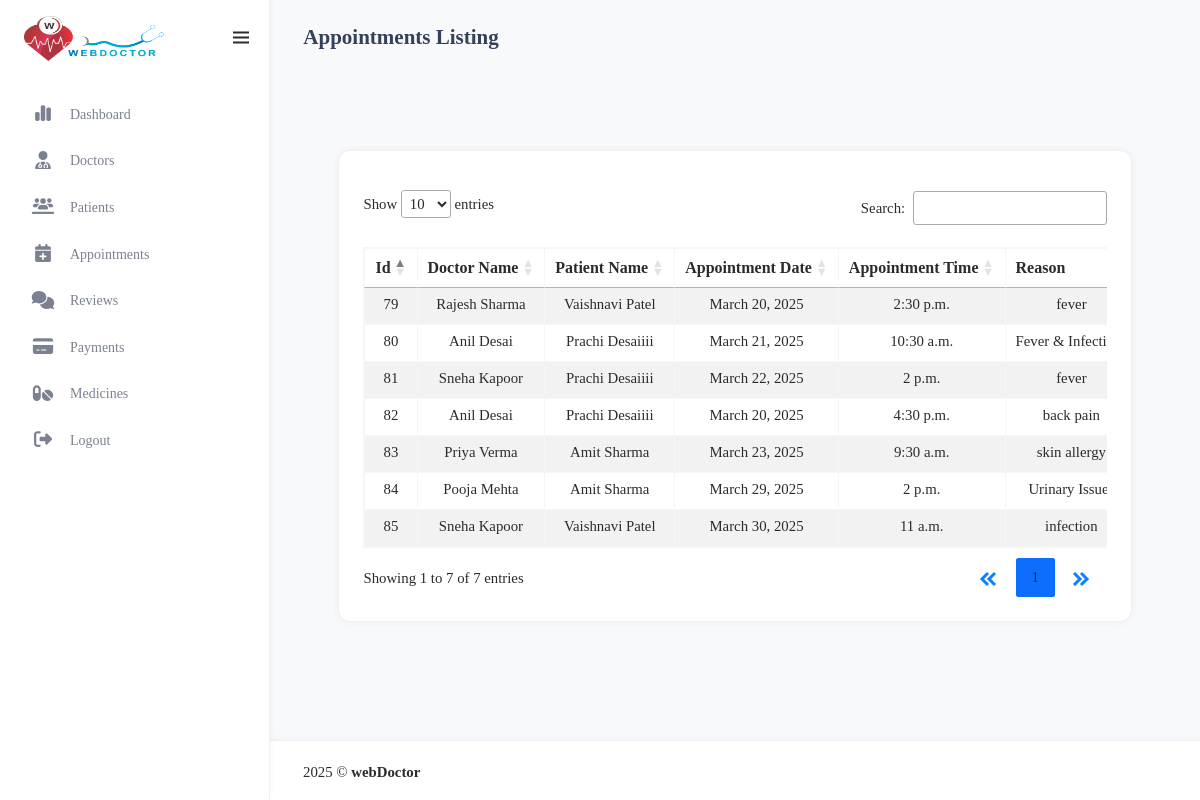
Page /admin_manage_appointments/ on the committed database.
### myapp/models.py (models this page shows, shortened)
class appointment(models.Model):
     STATUS_CHOICE=[('Pending', 'Pending'), ('Confirm', 'Confirm'), ('Cancelled', 'Cancelled')]
     doctor_id=models.ForeignKey(doctorRegister,on_delete=models.CASCADE)
     patient_id=models.ForeignKey(patientRegister,on_delete=models.CASCADE)
     appointment_date = models.DateField()
     appointment_time = models.TimeField()
     reason = models.TextField(null=True)
     symptoms = models.CharField(max_length=255, blank=True, null=True)
     status = models.CharField(max_length=20, choices=STATUS_CHOICE, default='Pending')
     reason = models.TextField(null=True)
     symptoms = models.CharField(max_length=255, blank=True, null=True)
     booking_date = models.DateField(default=now)
     meeting_link = models.URLField(blank=True, null=True)

class doctorRegister(models.Model):
    GENDER_CHOICES = [
        ('M', 'Male'),
        ('F', 'Female'),
        ('O', 'Other'),
    ]
    name = models.CharField(max_length=100)
    email = models.EmailField(unique=True)
    phno = models.BigIntegerField(unique=True)
    password = models.CharField(max_length=100)
    profile_img = models.ImageField(upload_to='profile_pics/', null=True, blank=True)
    qualification = models.CharField(max_length=100,blank=True, null=True)
    specialization = models.CharField(max_length=100,blank=True, null=True)
    experience = models.IntegerField(blank=True, null=True)
    address = models.TextField(blank=True, null=True)
    city = models.CharField(max_length=50,blank=True, null=True)
    state = models.CharField(max_length=50,blank=True, null=True)
    clinic_name = models.CharField(max_length=255)
    clinic_address = models.TextField()
    gender = models.CharField(max_length=5, choices=GENDER_CHOICES)
    mci_no = models.CharField(max_length=10,blank=True, null=True)
    fee = models.BigIntegerField(null=True)
    about_me=models.TextField(null=True)
    is_approved = models.BooleanField(default=False)
    is_rejected = models.BooleanField(default=False)
    is_available = models.BooleanField(default=False)  # Doctor is available for emergency

class patientRegister(models.Model):
      BLOOD_GROUP_CHOICES = [
        ('A+', 'A+'), ('A-', 'A-'), ('B+', 'B+'), ('B-', 'B-'),
        ('O+', 'O+'), ('O-', 'O-'), ('AB+', 'AB+'), ('AB-', 'AB-')
      ]
      name = models.CharField(max_length=100)
      email = models.EmailField(unique=True)
      phno = models.BigIntegerField(unique=True)
      password = models.CharField(max_length=255)
      profile_img = models.ImageField(upload_to='profile_pics/', null=True, blank=True)
      dob=models.DateField(null=True)
      age = models.PositiveIntegerField(null=True)  # Age field
      weight = models.DecimalField(null=True,max_digits=5,decimal_places=2)#Weight field
      height = models.DecimalField(null=True,max_digits=5, decimal_places=2)
      address = models.TextField()  # Full address
      city = models.CharField(max_length=50)
      state = models.CharField(max_length=50)
      blood_group = models.CharField(max_length=3, choices=BLOOD_GROUP_CHOICES)  # Dropdown selection

### myapp/views.py (the view)
# urls.py: path('admin_manage_appointments/',views.admin_manage_appointments,name='admin_manage_appointments'),
def admin_manage_appointments(request):
    all_appointments=appointment.objects.all
    return render(request ,'admin_manage_appointments.html',{'all':all_appointments})

### myapp/templates/admin_manage_appointments.html (shortened to what this page needs)
{% load static %}
<html lang="en" style="transform: none" class="fontawesome-i2svg-active fontawesome-i2svg-complete">
<head>
    <link href="{%static 'assets/admin_libs/jsvectormap/css/jsvectormap.min.css'%}" rel="stylesheet" type="text/css" />
    <link href="{%static 'assets/admin_css/bootstrap.min.css' %}" id="bootstrap-style" rel="stylesheet" type="text/css" />
     <link href="{%static 'assets/admin_css/app.min.css' %}" id="app-style" rel="stylesheet" type="text/css" />
    <link href="{%static 'assets/admin_css/icons.min.css' %}" rel="stylesheet" type="text/css" />
    <link rel="stylesheet" href="https://cdnjs.cloudflare.com/ajax/libs/boxicons/2.1.4/css/boxicons.min.css" />
    <link rel="stylesheet" href="https://cdnjs.cloudflare.com/ajax/libs/jquery-confirm/3.3.2/jquery-confirm.min.css">
    <link rel="stylesheet" type="text/css" href="https://cdn.datatables.net/1.13.6/css/dataTables.bootstrap5.min.css"/>
    <link rel="stylesheet" type="text/css" href="https://cdn.datatables.net/responsive/2.5.0/css/responsive.bootstrap5.min.css"/>
<link rel="stylesheet" href="https://cdnjs.cloudflare.com/ajax/libs/font-awesome/6.4.0/css/all.min.css">
</head>
<body>
    <div id="layout-wrapper">
        <header id="page-topbar" class="isvertical-topbar">
            <div class="navbar-header">
                <div class="d-flex">
                    <div class="page-title-box align-self-center d-none d-md-block">
                        <h4 class="page-title mb-0 ">Appointments Listing</h4>
                    </div>
                </div>
            </div>
        </header>
        <div class="vertical-menu">
            <div class="navbar-brand-box mt-3">
                <a href="{% url 'admin_dashboard' %}" class="logo logo-dark">
                    <span class="logo-lg">
                        <img src="{%  static 'assets/admin_images/logo-dark.png' %}" alt="" height="45" width="140">
                    </span>
                </a>
            </div>
            <button type="button" class="btn btn-sm px-3 font-size-24 header-item waves-effect vertical-menu-btn">
                <i class="bx bx-menu align-middle"></i>
            </button>
            <div data-simplebar class="sidebar-menu-scroll">
                <div id="sidebar-menu">
                    <ul class="metismenu list-unstyled mt-3" id="side-menu">
                        <li>
                            <a href="{% url 'admin_dashboard' %}">
                                <i class="fa-solid fa-chart-simple icon nav-icon"></i>
                                <span class="menu-item" data-key="t-dashboard">Dashboard</span>
                            </a>
                        </li>
                        <li>
                            <a href="{% url 'admin_manage_doctors' %}">
                                <i class="fa-solid fa-user-doctor icon nav-icon"></i>
                                <span class="menu-item" data-key="t-email">Doctors</span>
                            </a>
                        </li>
                        <li>
                            <a href="{% url 'admin_manage_patients' %}">
                                <i class="fa-solid fa-users-line icon nav-icon" ></i>
                                <span class="menu-item" data-key="t-calendar">Patients</span>
                            </a>
                        </li>
                        <li>
                            <a href="{% url 'admin_manage_appointments' %}">
                                <i class="fa-solid fa-calendar-plus icon nav-icon"></i>
                                <span class="menu-item" data-key="t-todo">Appointments</span>
                            </a>
                        </li>
                        <li>
                            <a href="{% url 'admin_manage_review' %}">
                                <i class="fa-solid fa-comments icon nav-icon"></i>
                                <span class="menu-item" data-key="t-filemanager">Reviews</span>
                            </a>
                        </li>
                        <li>
                            <a href="{% url 'admin_manage_payment' %}">
                                <i class="fa-solid fa-credit-card icon nav-icon"></i>
                                <span class="menu-item" data-key="t-filemanager">Payments</span>
                            </a>
                        </li>
                        <li>
                            <a href="{% url 'admin_add_medicine' %}">
                                  <i class="fas fa-pills icon nav-icon">
                                  </i>
                                  <span class="menu-item" data-key="t-Medicine">Medicines</span>
                              </a>
                            </li>
                        <li>
                            <a href="{% url 'admin_logout' %}">
                                <i class="fa-solid fa-right-from-bracket icon nav-icon"></i>
                                <span class="menu-item" data-key="t-filemanager">Logout</span>
                            </a>
                        </li>
                    </ul>
                </div>
            </div>
        </div>
        <div class="main-content">
          <div class="page-content">
              <div class="container-fluid mt-3">
      <div class="content">
        <div class="container-fluid">
          <div class="row">
            <div class="col-md-12">
              <div class="card card-table flex-fill">
                <div class="card-body">
                  <div class="table-responsive table-hover">
                    <table
                      id="appointmentTable"
                      class="table table-striped table-info-light table-bordered border-light-subtle dt-responsive table-hover nowrap" style="width:100%;"
                    >
                      <thead class="text-center">
                        <tr>
                          <th>Id</th>
                          <th>Doctor Name</th>
                          <th>Patient Name</th>
                          <th>Appointment Date</th>
                          <th>Appointment Time</th>
                          <th>Reason</th>
                        </tr>
                      </thead>
                      <tbody class="fs-6">
                        {% for appointment in all %}
                        <tr class="text-center">
                          <td>{{ appointment.id }}</td>
                          <td>{{ appointment.doctor_id.name }}</td>
                          <td>{{ appointment.patient_id.name }}</td>
                          <td>{{ appointment.appointment_date }}</td>
                          <td>{{ appointment.appointment_time }}</td>
                          <td>{{ appointment.reason }}</td>
                        </tr>
                        {% endfor %}
                      </tbody>
                    </table>
                  </div>
                </div>
              </div>
            </div>
          </div>
        </div>
      </div>
                  </div>
              </div>
          </div>
          <footer class="footer">
              <div class="container-fluid">
                  <div class="row ">
                      <div class="col-sm-6">
                          2025 © <b>webDoctor</b>
                      </div>
                  </div>
              </div>
          </footer>
      </div>
</html>

### rows in the picture
appointment: id "79", doctor_id.name "Rajesh Sharma", patient_id.name "Vaishnavi Patel", appointment_date "March 20, 2025", appointment_time "2:30 p.m.", reason "fever"
appointment: id "80", doctor_id.name "Anil Desai", patient_id.name "Prachi Desaiiii", appointment_date "March 21, 2025", appointment_time "10:30 a.m.", reason "Fever &…"
appointment: id "81", doctor_id.name "Sneha Kapoor", patient_id.name "Prachi Desaiiii", appointment_date "March 22, 2025", appointment_time "2 p.m.", reason "fever"
appointment: id "82", doctor_id.name "Anil Desai", patient_id.name "Prachi Desaiiii", appointment_date "March 20, 2025", appointment_time "4:30 p.m.", reason "back pain"
appointment: id "83", doctor_id.name "Priya Verma", patient_id.name "Amit Sharma", appointment_date "March 23, 2025", appointment_time "9:30 a.m.", reason "skin allergy"
appointment: id "84", doctor_id.name "Pooja Mehta", patient_id.name "Amit Sharma", appointment_date "March 29, 2025", appointment_time "2 p.m.", reason "Urinary…"
appointment: id "85", doctor_id.name "Sneha Kapoor", patient_id.name "Vaishnavi Patel", appointment_date "March 30, 2025", appointment_time "11 a.m.", reason "infection"
